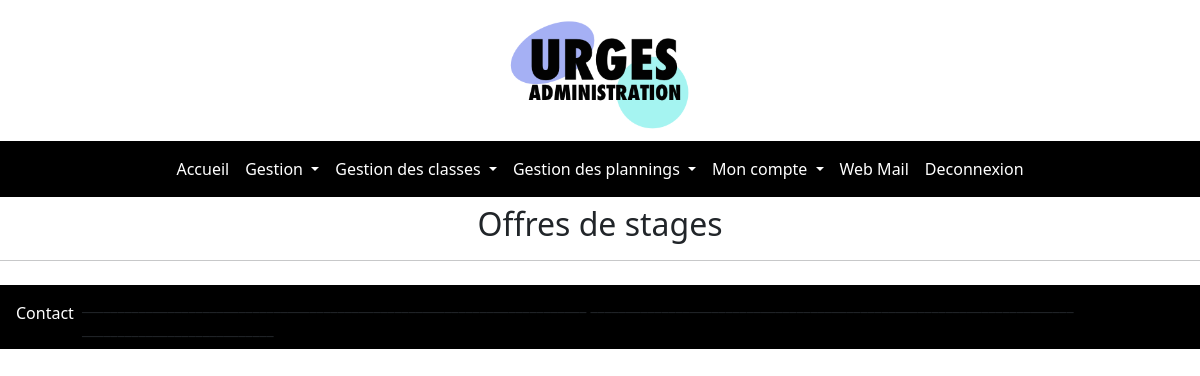
Before: /administration/pages/Home/offredestage.php (signed in) with the older database file.
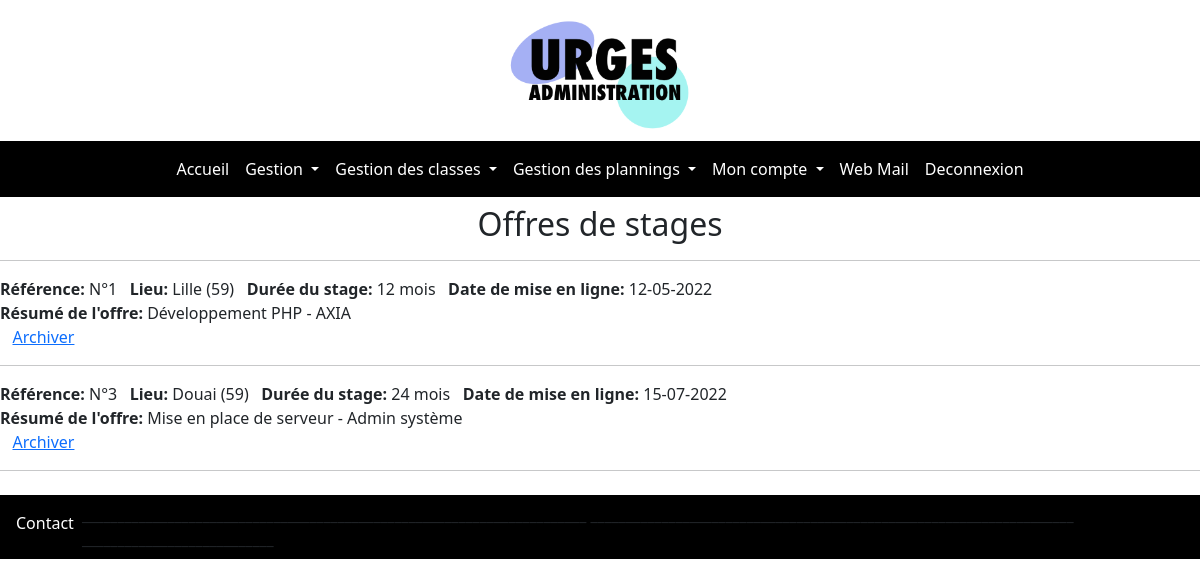
After: the same page with the newer database file.
### tables this page shows
CREATE TABLE `offres` (
  `id_offre` int(11) NOT NULL,
  `lieu_offre` varchar(60) NOT NULL,
  `texte_offre` varchar(500) NOT NULL,
  `resume_offre` varchar(100) NOT NULL,
  `date_offre` varchar(12) NOT NULL,
  `duree_offre` varchar(12) NOT NULL,
  `archive` varchar(10) NOT NULL
);

### administration/pages/Home/offredestage.php (the view, shortened to what this page needs)
<?php
include('../../function/bdd.php');
include('../../function/header.php');
include('../../function/nav_menu.php');
?>
<center><h2>Offres de stages</h2></center><hr>
<?php
$req="SELECT * FROM `offres` WHERE `archive` = '0'";
$ex=$link->prepare($req);
$ex->execute();
while($row=$ex->fetch())
{
	echo "<strong>Référence:</strong> N°".$row['id_offre'];
	echo "<strong>Lieu:</strong> ".$row['lieu_offre'];
	echo "<strong>Durée du stage:</strong> ".$row['duree_offre'];
	echo "<strong>Date de mise en ligne:</strong> ".$row['date_offre'];
	echo "<br>";
	echo "<strong>Résumé de l'offre:</strong> ".$row['resume_offre']."<br>";
	echo "<a href='../../function/archiver_offre.php?id=".$idevent."'>Archiver</a>";
	echo "<hr>";
}
include('../../function/footer.php');
?>

Changed rows visible on the page:
now on this page (row edited): offres: id_offre "1", lieu_offre "Lille (59)", duree_offre "12 mois", date_offre "12-05-2022", resume_offre "Développement PHP - AXIA"
added offres: id_offre "3", lieu_offre "Douai (59)", duree_offre "24 mois", date_offre "15-07-2022", resume_offre "Mise en place de serveur - Admin système"
